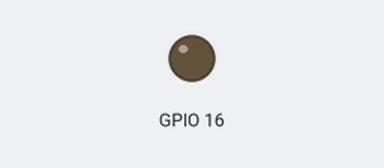
Simulated run of this program. Board: Raspberry Pi (BCM pin numbers). Shown: output pins drawn as LEDs (lit = HIGH). At 8.0 s the program stops and its outputs stay as they are.

Above: at 0.1 s.
At 3.1 s:
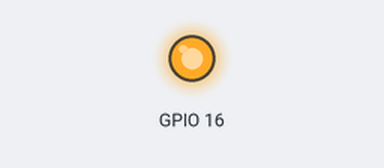
Timing chart, 0 to 9.5 s (numbered marks = the images above):
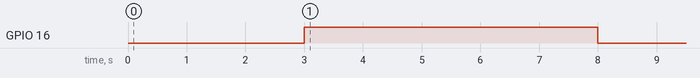

Measured:
- by itself, GPIO 16: LOW → HIGH at 3.0 s, → LOW 5.0 s later

The program:

led_exercise.py
```python
import RPi.GPIO as GPIO
from time import sleep

GPIO.setmode(GPIO.BCM)
GPIO.setwarnings(False)
GPIO.setup(16,GPIO.OUT,initial=GPIO.LOW)
sleep(3)
GPIO.output(16,GPIO.HIGH)
sleep(5)
GPIO.output(16,GPIO.LOW)
```
